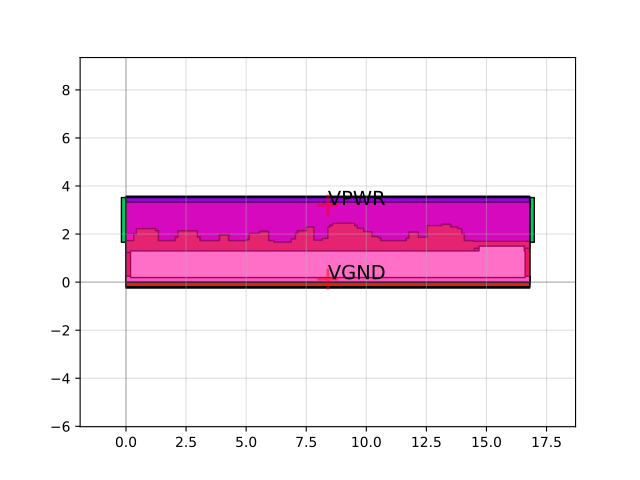

Reproduce this figure in Python.
import sky130

c = sky130.components.sky130_fd_sc_hs__sedfxtp_4()
c.plot()
